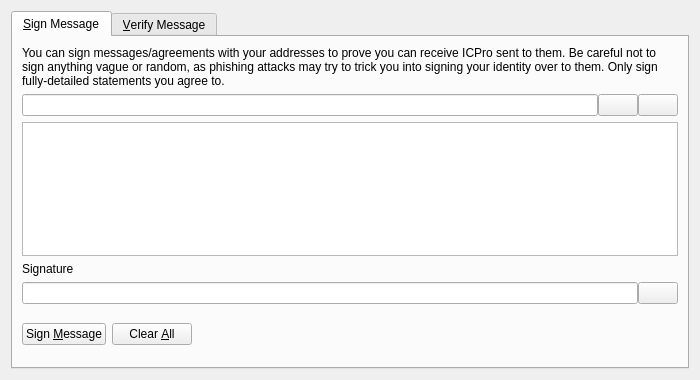
<?xml version="1.0" encoding="UTF-8"?>
<ui version="4.0">
 <class>SignVerifyMessageDialog</class>
 <widget class="QDialog" name="SignVerifyMessageDialog">
  <property name="geometry">
   <rect>
    <x>0</x>
    <y>0</y>
    <width>700</width>
    <height>380</height>
   </rect>
  </property>
  <property name="windowTitle">
   <string>Signatures - Sign / Verify a Message</string>
  </property>
  <property name="modal">
   <bool>true</bool>
  </property>
  <layout class="QVBoxLayout" name="verticalLayout">
   <item>
    <widget class="QTabWidget" name="tabWidget">
     <property name="currentIndex">
      <number>0</number>
     </property>
     <widget class="QWidget" name="tabSignMessage">
      <attribute name="title">
       <string>&amp;Sign Message</string>
      </attribute>
      <layout class="QVBoxLayout" name="verticalLayout_SM">
       <item>
        <widget class="QLabel" name="infoLabel_SM">
         <property name="text">
          <string>You can sign messages/agreements with your addresses to prove you can receive ICPro sent to them. Be careful not to sign anything vague or random, as phishing attacks may try to trick you into signing your identity over to them. Only sign fully-detailed statements you agree to.</string>
         </property>
         <property name="textFormat">
          <enum>Qt::PlainText</enum>
         </property>
         <property name="wordWrap">
          <bool>true</bool>
         </property>
        </widget>
       </item>
       <item>
        <layout class="QHBoxLayout" name="horizontalLayout_1_SM">
         <property name="spacing">
          <number>0</number>
         </property>
         <item>
          <widget class="QValidatedLineEdit" name="addressIn_SM">
           <property name="toolTip">
            <string>The ICPro address to sign the message with</string>
           </property>
          </widget>
         </item>
         <item>
          <widget class="QPushButton" name="addressBookButton_SM">
           <property name="toolTip">
            <string>Choose previously used address</string>
           </property>
           <property name="text">
            <string/>
           </property>
           <property name="shortcut">
            <string>Alt+A</string>
           </property>
           <property name="autoDefault">
            <bool>false</bool>
           </property>
          </widget>
         </item>
         <item>
          <widget class="QPushButton" name="pasteButton_SM">
           <property name="toolTip">
            <string>Paste address from clipboard</string>
           </property>
           <property name="text">
            <string/>
           </property>
           <property name="shortcut">
            <string>Alt+P</string>
           </property>
           <property name="autoDefault">
            <bool>false</bool>
           </property>
          </widget>
         </item>
        </layout>
       </item>
       <item>
        <widget class="QPlainTextEdit" name="messageIn_SM">
         <property name="toolTip">
          <string>Enter the message you ibp to sign here</string>
         </property>
        </widget>
       </item>
       <item>
        <widget class="QLabel" name="signatureLabel_SM">
         <property name="text">
          <string>Signature</string>
         </property>
         <property name="textFormat">
          <enum>Qt::PlainText</enum>
         </property>
        </widget>
       </item>
       <item>
        <layout class="QHBoxLayout" name="horizontalLayout_2_SM">
         <property name="spacing">
          <number>0</number>
         </property>
         <item>
          <widget class="QLineEdit" name="signatureOut_SM">
           <property name="font">
            <font>
             <italic>true</italic>
            </font>
           </property>
           <property name="readOnly">
            <bool>true</bool>
           </property>
          </widget>
         </item>
         <item>
          <widget class="QPushButton" name="copySignatureButton_SM">
           <property name="toolTip">
            <string>Copy the current signature to the system clipboard</string>
           </property>
           <property name="text">
            <string/>
           </property>
           <property name="autoDefault">
            <bool>false</bool>
           </property>
          </widget>
         </item>
        </layout>
       </item>
       <item>
        <layout class="QHBoxLayout" name="horizontalLayout_3_SM">
         <item>
          <widget class="QPushButton" name="signMessageButton_SM">
           <property name="toolTip">
            <string>Sign the message to prove you own this ICPro address</string>
           </property>
           <property name="text">
            <string>Sign &amp;Message</string>
           </property>
           <property name="autoDefault">
            <bool>false</bool>
           </property>
          </widget>
         </item>
         <item>
          <widget class="QPushButton" name="clearButton_SM">
           <property name="toolTip">
            <string>Reset all sign message fields</string>
           </property>
           <property name="text">
            <string>Clear &amp;All</string>
           </property>
           <property name="autoDefault">
            <bool>false</bool>
           </property>
          </widget>
         </item>
         <item>
          <spacer name="horizontalSpacer_1_SM">
           <property name="orientation">
            <enum>Qt::Horizontal</enum>
           </property>
           <property name="sizeHint" stdset="0">
            <size>
             <width>40</width>
             <height>48</height>
            </size>
           </property>
          </spacer>
         </item>
         <item>
          <widget class="QLabel" name="statusLabel_SM">
           <property name="font">
            <font>
             <weight>75</weight>
             <bold>true</bold>
            </font>
           </property>
           <property name="text">
            <string/>
           </property>
           <property name="wordWrap">
            <bool>true</bool>
           </property>
          </widget>
         </item>
         <item>
          <spacer name="horizontalSpacer_2_SM">
           <property name="orientation">
            <enum>Qt::Horizontal</enum>
           </property>
           <property name="sizeHint" stdset="0">
            <size>
             <width>40</width>
             <height>48</height>
            </size>
           </property>
          </spacer>
         </item>
        </layout>
       </item>
      </layout>
     </widget>
     <widget class="QWidget" name="tabVerifyMessage">
      <attribute name="title">
       <string>&amp;Verify Message</string>
      </attribute>
      <layout class="QVBoxLayout" name="verticalLayout_VM">
       <item>
        <widget class="QLabel" name="infoLabel_VM">
         <property name="text">
          <string>Enter the receiver's address, message (ensure you copy line breaks, spaces, tabs, etc. exactly) and signature below to verify the message. Be careful not to read more into the signature than what is in the signed message itself, to avoid being tricked by a man-in-the-middle attack. Note that this only proves the signing party receives with the address, it cannot prove sendership of any transaction!</string>
         </property>
         <property name="textFormat">
          <enum>Qt::PlainText</enum>
         </property>
         <property name="alignment">
          <set>Qt::AlignLeading|Qt::AlignLeft|Qt::AlignTop</set>
         </property>
         <property name="wordWrap">
          <bool>true</bool>
         </property>
        </widget>
       </item>
       <item>
        <layout class="QHBoxLayout" name="horizontalLayout_1_VM">
         <property name="spacing">
          <number>0</number>
         </property>
         <item>
          <widget class="QValidatedLineEdit" name="addressIn_VM">
           <property name="toolTip">
            <string>The ICPro address the message was signed with</string>
           </property>
          </widget>
         </item>
         <item>
          <widget class="QPushButton" name="addressBookButton_VM">
           <property name="toolTip">
            <string>Choose previously used address</string>
           </property>
           <property name="text">
            <string/>
           </property>
           <property name="shortcut">
            <string>Alt+A</string>
           </property>
           <property name="autoDefault">
            <bool>false</bool>
           </property>
          </widget>
         </item>
        </layout>
       </item>
       <item>
        <widget class="QPlainTextEdit" name="messageIn_VM"/>
       </item>
       <item>
        <widget class="QValidatedLineEdit" name="signatureIn_VM"/>
       </item>
       <item>
        <layout class="QHBoxLayout" name="horizontalLayout_2_VM">
         <item>
          <widget class="QPushButton" name="verifyMessageButton_VM">
           <property name="toolTip">
            <string>Verify the message to ensure it was signed with the specified ICPro address</string>
           </property>
           <property name="text">
            <string>Verify &amp;Message</string>
           </property>
           <property name="autoDefault">
            <bool>false</bool>
           </property>
          </widget>
         </item>
         <item>
          <widget class="QPushButton" name="clearButton_VM">
           <property name="toolTip">
            <string>Reset all verify message fields</string>
           </property>
           <property name="text">
            <string>Clear &amp;All</string>
           </property>
           <property name="autoDefault">
            <bool>false</bool>
           </property>
          </widget>
         </item>
         <item>
          <spacer name="horizontalSpacer_1_VM">
           <property name="orientation">
            <enum>Qt::Horizontal</enum>
           </property>
           <property name="sizeHint" stdset="0">
            <size>
             <width>40</width>
             <height>48</height>
            </size>
           </property>
          </spacer>
         </item>
         <item>
          <widget class="QLabel" name="statusLabel_VM">
           <property name="font">
            <font>
             <weight>75</weight>
             <bold>true</bold>
            </font>
           </property>
           <property name="text">
            <string/>
           </property>
           <property name="wordWrap">
            <bool>true</bool>
           </property>
          </widget>
         </item>
         <item>
          <spacer name="horizontalSpacer_2_VM">
           <property name="orientation">
            <enum>Qt::Horizontal</enum>
           </property>
           <property name="sizeHint" stdset="0">
            <size>
             <width>40</width>
             <height>48</height>
            </size>
           </property>
          </spacer>
         </item>
        </layout>
       </item>
      </layout>
     </widget>
    </widget>
   </item>
  </layout>
 </widget>
 <customwidgets>
  <customwidget>
   <class>QValidatedLineEdit</class>
   <extends>QLineEdit</extends>
   <header>qvalidatedlineedit.h</header>
  </customwidget>
 </customwidgets>
 <resources>
  <include location="../ibp.qrc"/>
 </resources>
 <connections/>
</ui>
